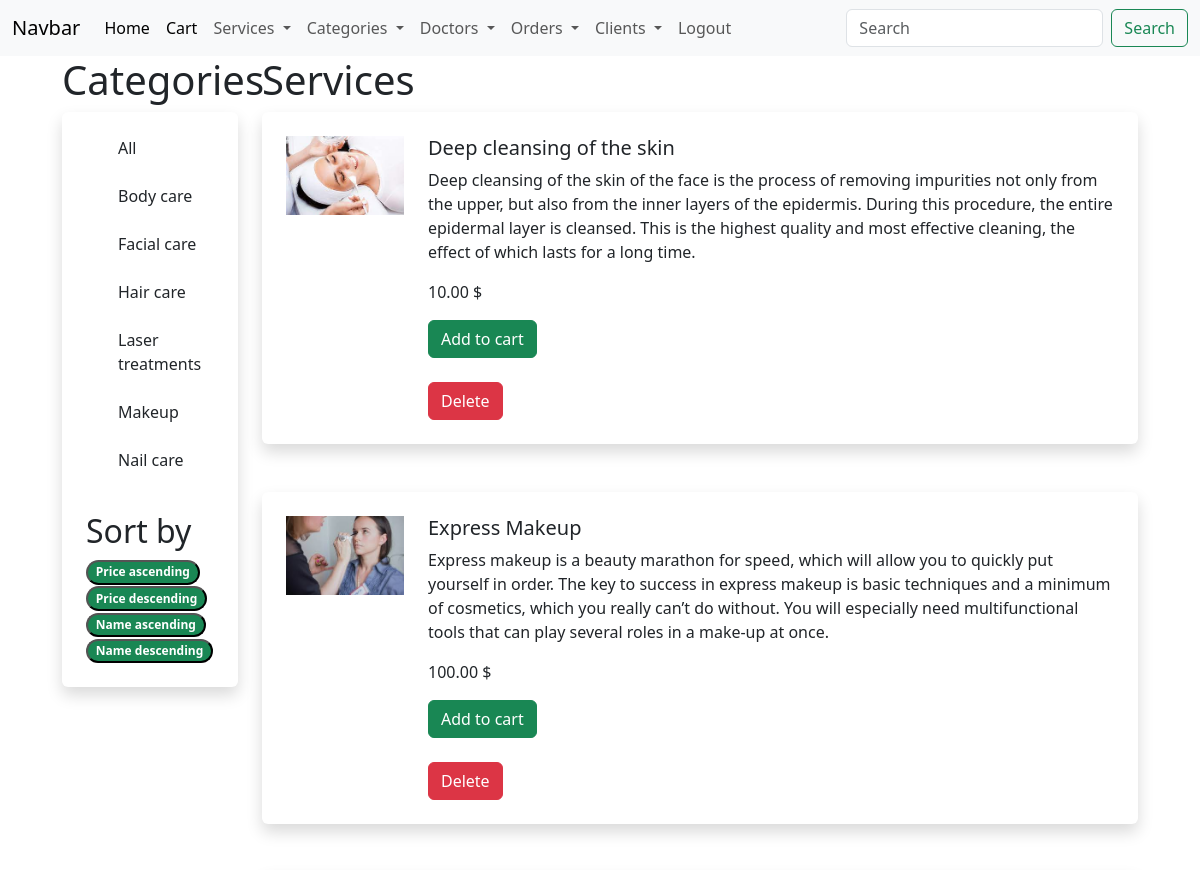
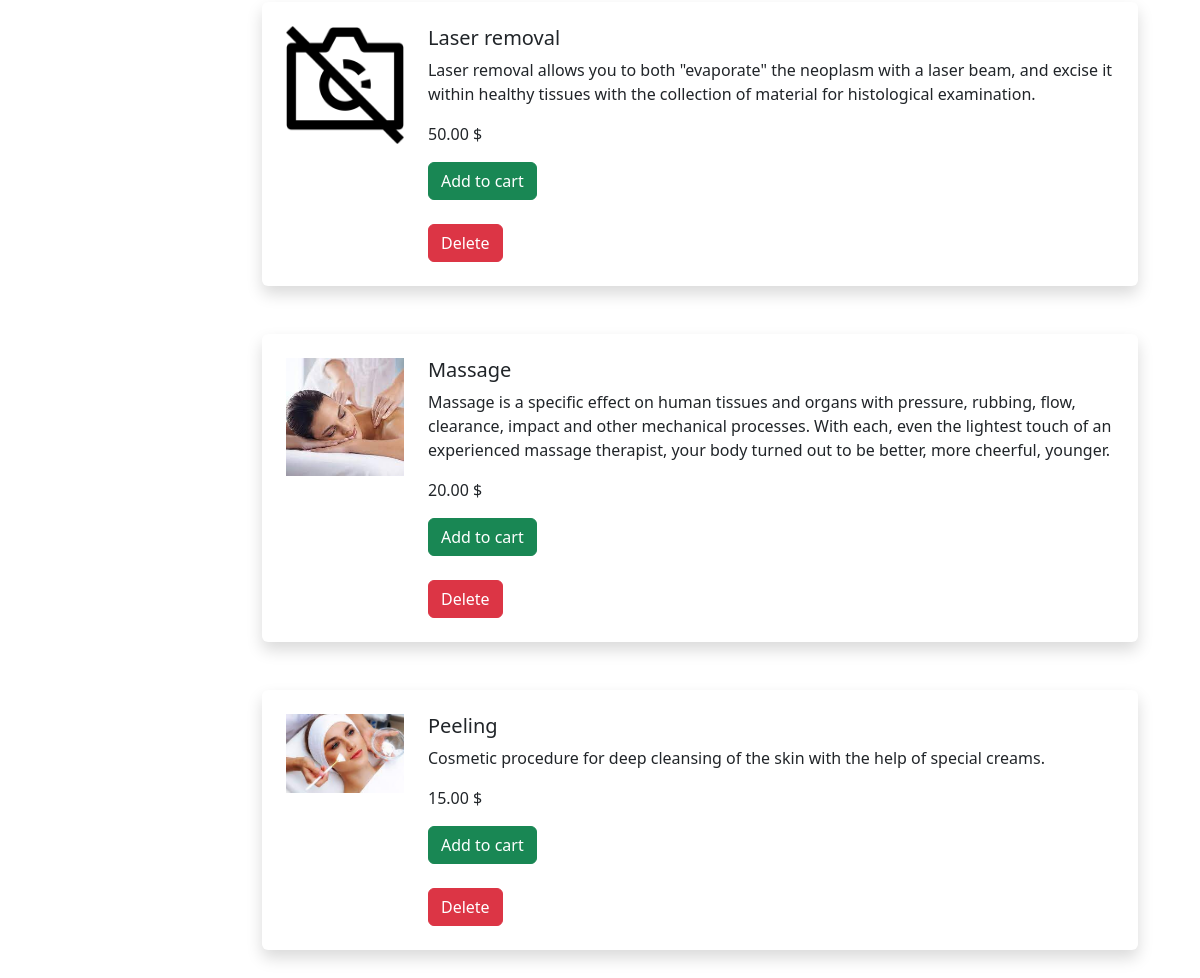
/services/ (signed in), run on the app's committed database (2 pictures, top to bottom).
### beautyapp/models.py (models this page shows, shortened)
class Category(models.Model):
    name = models.CharField(max_length=200, db_index=True)
    slug = models.SlugField(max_length=200, db_index=True, unique=True)
    created = models.DateTimeField(auto_now_add=True)
    class Meta:
        ordering = ('name',)
        verbose_name = 'Category'
        verbose_name_plural = 'Categories'
    def get_absolute_url(self):
        return reverse('service_list_by_category', args=[self.slug])

class Service(models.Model):
    category = models.ForeignKey(Category, related_name='services', on_delete=models.CASCADE)
    name = models.CharField(max_length=200, db_index=True)
    slug = models.SlugField(max_length=200, db_index=True)
    image = models.ImageField(
        upload_to='images/%Y/%m/%d', blank=True, null=True, default='images/no_image.png')
    description = models.TextField(blank=True)
    price = models.DecimalField(max_digits=10, decimal_places=2)
    available = models.BooleanField(default=True)
    created = models.DateTimeField(auto_now_add=True)
    updated = models.DateTimeField(auto_now=True)
    class Meta:
        ordering = ('name',)
        index_together = (('id', 'slug'),)

### beautyapp/views.py (the view)
# urls.py: path('services/', views.service_list, name='service_list'),
def service_list(request, category_slug=None):
    categories = Category.objects.all()
    services = Service.objects.filter()
    if category_slug:
        category = get_object_or_404(Category, slug=category_slug)
        services = services.filter(category=category)
    sort = request.GET.get('sort')
    if sort == 'name_ascending':
        services = services.order_by('name')
    elif sort == 'name_descending':
        services = services.order_by('-name')
    elif sort == 'price_ascending':
        services = services.order_by('price')
    elif sort == 'price_descending':
        services = services.order_by('-price')
    context = {
        'categories': categories,
        'services': services,
        'cart_service_form': CartAddServiceForm()
    }
    return render(request, 'services/service_list.html', context)

### cart/forms.py
class CartAddServiceForm(forms.Form):
    update = forms.BooleanField(required=False, initial=False, widget=forms.HiddenInput)

### beautyapp/templates/services/service_list.html (shortened to what this page needs)
{% extends 'beautyapp/base.html' %}
{% block content %}
<div class="container-fluid">
    <div class="row justify-content-center">
        <div class="col-2">
            <h1>Categories</h1>
            <div class="shadow p-4 mb-5 bg-body rounded">
                <ul>
                    <li class="list-group-item">
                        <a href="{% url 'service_list' %}"
                           class="list-group-item list-group-item-action">All</a>
                    </li>
                    {% for category in categories %}
                    <br>
                    <li class="list-group-item">
                        <a href="{{ category.get_absolute_url }}"
                           class="list-group-item list-group-item-action"> {{ category.name }}</a>
                    </li>
                    {% endfor %}
                </ul>
                <br>
                <h2>Sort by</h2>
                <form action="{{ request.get_full_path }}" method="get">
                    <button class="badge rounded-pill text-bg-success" name="sort" type="submit"
                            value="price_ascending">Price
                        ascending
                    </button>
                    <br>
                    <button class="badge rounded-pill text-bg-success" name="sort" type="submit"
                            value="price_descending">Price
                        descending
                    </button>
                    <br>
                    <button class="badge rounded-pill text-bg-success" name="sort" type="submit" value="name_ascending">
                        Name
                        ascending
                    </button>
                    <br>
                    <button class="badge rounded-pill text-bg-success" name="sort" type="submit"
                            value="name_descending">Name
                        descending
                    </button>
                </form>
            </div>
        </div>
        <div class="col-9">
            <h1>Services</h1>
            {% for service in services %}
            <div class="shadow p-4 mb-5 bg-body rounded">
                <div class="row">
                    <div class="col-2">
                        {% if service.image %}
                        <img class="card-img-top" src="{{ service.image.url }}" alt="Card image cap">
                        {% endif %}
                    </div>
                    <div class="col-10">
                        <h5>{{ service.name }}</h5>
                        <p>{{ service.description }}</p>
                        <p>{{ service.price }} $</p>
                        <form action="{% url 'cart:cart_add' service.id %}" method="post">
                        <input type="submit" value="Add to cart" class="btn btn-success">
                        </form>
                        <br>
                        {% if request.user.is_superuser %}
                        <a href="{% url 'delete_service' service.id %}" class="btn btn-danger">Delete</a>
                        {% endif %}
                    </div>
                </div>
            </div>
            {% endfor %}
        </div>
    </div>
</div>
{% endblock %}

### data on the page
Category: name "Body care"
Category: name "Facial care"
Category: name "Hair care"
Category: name "Laser treatments"
Category: name "Makeup"
Category: name "Nail care"
Service: image (picture), name "Deep cleansing of the skin", description "Deep cleansing of the skin of the face is the process of removing impurities not only from the upper, but also from the inner layers of the epidermis. During this procedure, the entire epidermal layer is cleansed. This is the highest quality and most effective cleaning, the effect of which lasts for a long time.", price "10.00"
Service: image (picture), name "Express Makeup", description "Express makeup is a beauty marathon for speed, which will allow you to quickly put yourself in order. The key to success in express makeup is basic techniques and a minimum of cosmetics, which you really can’t do without. You will especially need multifunctional tools that can play several roles in a make-up at once.", price "100.00"
Service: image (placeholder picture), name "Laser removal", description "Laser removal allows you to both \"evaporate\" the neoplasm with a laser beam, and excise it within healthy tissues with the collection of material for histological examination.", price "50.00"
Service: image (picture), name "Massage", description "Massage is a specific effect on human tissues and organs with pressure, rubbing, flow, clearance, impact and other mechanical processes. With each, even the lightest touch of an experienced massage therapist, your body turned out to be better, more cheerful, younger.", price "20.00"
Service: image (picture), name "Peeling", description "Cosmetic procedure for deep cleansing of the skin with the help of special creams.", price "15.00"
